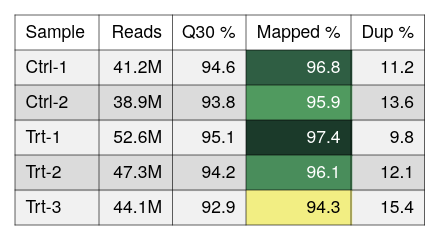

Vega-Lite specification for this chart:
### Vega-Lite specification from a JSON file in a GitHub repository (floating-point values rounded to 4 significant figures)
{"background": null, "config": {"arc": {"fill": "#DBDBDB", "fillOpacity": 1.0, "innerRadius": 25.0, "padAngle": 0.03, "stroke": "black", "strokeOpacity": 1, "strokeWidth": 0.25}, "area": {"fill": "#DBDBDB", "fillOpacity": 1.0, "stroke": "black", "strokeOpacity": 1, "strokeWidth": 0.25}, "axis": {"domain": true, "domainCap": "round", "domainColor": "black", "domainWidth": 0.25, "grid": false, "gridCap": "round", "gridColor": "#F1F1F1", "gridDash": [0, 0], "gridOpacity": 1.0, "gridWidth": 0.25, "labelColor": "black", "labelFont": "Helvetica Neue, HelveticaNeue, Helvetica, Arial, sans-serif", "labelFontSize": 7, "labelFontStyle": "normal", "labelFontWeight": 400, "offset": 4.5, "ticks": true, "tickCap": "round", "tickColor": "black", "tickRound": false, "tickSize": 3, "tickWidth": 0.25, "titleColor": "black", "titleFont": "Helvetica Neue, HelveticaNeue, Helvetica, Arial, sans-serif", "titleFontSize": 7, "titleFontStyle": "normal", "titleFontWeight": 400}, "axisX": {"domain": true, "labelAlign": "center", "labelAngle": 0, "labels": true, "ticks": true, "translate": 0}, "axisY": {"domain": true, "labelAlign": "right", "labelAngle": 0, "labels": true, "ticks": true, "translate": 0}, "axisRight": {"domain": true, "labelAlign": "left", "labelAngle": 0, "labels": true, "ticks": true, "translate": 0}, "axisTop": {"domain": true, "labelAlign": "center", "labelAngle": 0, "labels": true, "ticks": true, "translate": 0}, "axisBand": {"tickOffset": 0}, "bar": {"fill": "#DBDBDB", "fillOpacity": 1.0, "stroke": "black", "strokeOpacity": 1, "strokeWidth": 0.25}, "boxplot": {"size": 9.0, "ticks": {"cornerRadius": 0.25, "fill": "black", "opacity": 1, "size": 4.5, "thickness": 0.25}, "box": {"fillOpacity": 1.0, "stroke": "black", "strokeOpacity": 1, "strokeWidth": 0.25}, "median": {"cornerRadius": 0, "fill": "black", "fillOpacity": 1.0, "opacity": 1, "size": 9.0, "thickness": 0.25}, "rule": {"fill": "black", "fillOpacity": 1.0, "size": 10.0, "stroke": "black", "strokeDash": [0, 0], "strokeOpacity": 1, "strokeWidth": 0.25}, "outliers": {"color": "black", "fill": "black", "fillOpacity": 1.0, "size": 0, "stroke": "black", "strokeOpacity": 1, "strokeWidth": 0.25}}, "circle": {"fill": "black", "fillOpacity": 1.0, "size": 1.25, "stroke": null, "strokeOpacity": 1, "strokeWidth": 0.25}, "errorband": {"band": {"fillOpacity": 0.6, "stroke": null, "strokeWidth": 0.25, "strokeOpacity": 1}, "borders": {"opacity": 0, "strokeOpacity": 0.25, "strokeWidth": 1}}, "errorbar": {"opacity": 1, "rule": {"strokeDash": [0, 0], "strokeWidth": 0.25}, "ticks": {"color": "black", "cornerRadius": 0.125, "opacity": 1, "size": 6.0, "thickness": 0.25}, "thickness": 0.25}, "font": "Helvetica Neue, HelveticaNeue, Helvetica, Arial, sans-serif", "geoshape": {"fill": "#DBDBDB", "fillOpacity": 1.0, "stroke": "black", "strokeOpacity": 1, "strokeWidth": 0.25}, "header": {"labelColor": "black", "labelFont": "Helvetica Neue, HelveticaNeue, Helvetica, Arial, sans-serif", "labelFontSize": 7, "labelFontStyle": "normal", "labelFontWeight": 400, "titleColor": "black", "titleFont": "Helvetica Neue, HelveticaNeue, Helvetica, Arial, sans-serif", "titleFontSize": 7, "titleFontStyle": "normal", "titleFontWeight": 400, "titlePadding": 0}, "legend": {"disable": false, "offset": 4.5, "titlePadding": 4, "labelOffset": 2, "gradientLabelOffset": 2, "gradientLength": 50.0, "gradientThickness": 5.0, "gradientOpacity": 1.0, "gradientStrokeColor": "black", "gradientStrokeWidth": 0.25, "labelColor": "black", "labelFont": "Helvetica Neue, HelveticaNeue, Helvetica, Arial, sans-serif", "labelFontSize": 7, "labelFontStyle": "normal", "labelFontWeight": 400, "strokeColor": "black", "strokeWidth": 0, "symbolSize": 42, "symbolStrokeColor": "black", "symbolStrokeWidth": 0.25, "titleColor": "black", "titleFont": "Helvetica Neue, HelveticaNeue, Helvetica, Arial, sans-serif", "titleFontSize": 7, "titleFontStyle": "normal", "titleFontWeight": 400}, "line": {"color": "black", "stroke": "black", "strokeCap": "butt", "strokeDash": [0, 0], "strokeOpacity": 1, "strokeWidth": 0.5}, "point": {"filled": true, "fill": "#DBDBDB", "fillOpacity": 1.0, "size": 5.0, "stroke": "black", "strokeOpacity": 1, "strokeWidth": 0.25}, "range": {"category": ["#5CA7B1", "#B7D0EE", "#B7B3E4", "#B3DAB5", "#F5E1B3", "#3D727B", "#809DC7", "#867DAC", "#80A988", "#CBB17A", "#204148", "#546B94", "#584C77", "#507B5F", "#9D824D"], "diverging": {"scheme": ["#6F572A", "#876E43", "#9E875F", "#B5A17F", "#CABBA2", "#DCD6CC", "#F4F1E9", "#C9D7DA", "#9DBFC6", "#78A5AF", "#558B96", "#36717C", "#1A5762"]}, "heatmap": {"scheme": ["#32022B", "#43044D", "#4C196E", "#4D338C", "#484DA6", "#3A68BB", "#1D83CA", "#1D9CCB", "#23B5C9", "#28CDC5", "#4DE0B4", "#91EE9F"]}, "ordinal": {"scheme": ["#F1F1F1", "#DBDBDB", "#C6C6C6", "#B2B2B2", "#9D9D9D", "#898989", "#767676", "#636363", "#515151", "#404040", "#2F2F2F", "#1F1F1F"]}, "ramp": {"scheme": ["#32022B", "#43044D", "#4C196E", "#4D338C", "#484DA6", "#3A68BB", "#1D83CA", "#1D9CCB", "#23B5C9", "#28CDC5", "#4DE0B4", "#91EE9F"]}}, "rule": {"color": "black", "stroke": "black", "strokeCap": "round", "strokeDash": [2, 2], "strokeOpacity": 1, "strokeWidth": 0.25}, "scale": {"bandPaddingInner": 0.1, "bandPaddingOuter": 0.1, "round": false}, "rect": {"fill": "#DBDBDB", "fillOpacity": 1.0, "stroke": "black", "strokeOpacity": 1, "strokeWidth": 0.25}, "square": {"fill": "#DBDBDB", "fillOpacity": 1.0, "size": 10.0, "stroke": "black", "strokeOpacity": 1, "strokeWidth": 0.25}, "text": {"color": "black", "font": "Helvetica Neue, HelveticaNeue, Helvetica, Arial, sans-serif", "fontSize": 7, "fontStyle": "normal", "fontWeight": 400}, "tick": {"color": "black", "cornerRadius": 0.125, "opacity": 1.0, "size": 9.0, "thickness": 0.25}, "title": {"anchor": "middle", "frame": "group", "color": "black", "font": "Helvetica Neue, HelveticaNeue, Helvetica, Arial, sans-serif", "fontSize": 7, "fontStyle": "normal", "fontWeight": 400, "subtitleColor": "black", "subtitleFont": "Helvetica Neue, HelveticaNeue, Helvetica, Arial, sans-serif", "subtitleFontSize": "Helvetica Neue, HelveticaNeue, Helvetica, Arial, sans-serif", "subtitleFontStyle": "normal", "subtitleFontWeight": 400}, "trail": {"color": "black", "opacity": 1, "size": 0.5}, "view": {"continuousWidth": 100, "continuousHeight": 100, "discreteWidth": 100, "discreteHeight": 100, "fill": null, "stroke": null, "strokeWidth": 0.25}}, "layer": [{"data": {"name": "data-91056f8938c756990760b3ee3ffbadab"}, "mark": {"type": "rect", "fill": "#F1F1F1", "stroke": null, "strokeWidth": 0}, "encoding": {"x": {"value": 0}, "x2": {"value": 34.1}, "y": {"axis": null, "field": "__ytop", "scale": {"domain": [0, 84], "nice": false, "range": [0, 84], "zero": false}, "type": "quantitative"}, "y2": {"field": "__ybot"}}, "transform": [{"window": [{"op": "row_number", "field": "", "as": "__rowidx"}]}, {"calculate": "14 + (datum.__rowidx - 1) * 14", "as": "__ytop"}, {"calculate": "min(14 + datum.__rowidx * 14 + 0.5, 84)", "as": "__ybot"}, {"calculate": "14 + (datum.__rowidx - 0.5) * 14", "as": "__ymid"}, {"filter": "(datum.__rowidx - 1) % 2 == 0"}]}, {"data": {"name": "data-91056f8938c756990760b3ee3ffbadab"}, "mark": {"type": "rect", "fill": "#DBDBDB", "stroke": null, "strokeWidth": 0}, "encoding": {"x": {"value": 0}, "x2": {"value": 34.1}, "y": {"axis": null, "field": "__ytop", "scale": {"domain": [0, 84], "nice": false, "range": [0, 84], "zero": false}, "type": "quantitative"}, "y2": {"field": "__ybot"}}, "transform": [{"window": [{"op": "row_number", "field": "", "as": "__rowidx"}]}, {"calculate": "14 + (datum.__rowidx - 1) * 14", "as": "__ytop"}, {"calculate": "min(14 + datum.__rowidx * 14 + 0.5, 84)", "as": "__ybot"}, {"calculate": "14 + (datum.__rowidx - 0.5) * 14", "as": "__ymid"}, {"filter": "(datum.__rowidx - 1) % 2 == 1"}]}, {"data": {"name": "data-91056f8938c756990760b3ee3ffbadab"}, "mark": {"type": "rect", "fill": "#F1F1F1", "stroke": null, "strokeWidth": 0}, "encoding": {"x": {"value": 33.6}, "x2": {"value": 63.5}, "y": {"axis": null, "field": "__ytop", "scale": {"domain": [0, 84], "nice": false, "range": [0, 84], "zero": false}, "type": "quantitative"}, "y2": {"field": "__ybot"}}, "transform": [{"window": [{"op": "row_number", "field": "", "as": "__rowidx"}]}, {"calculate": "14 + (datum.__rowidx - 1) * 14", "as": "__ytop"}, {"calculate": "min(14 + datum.__rowidx * 14 + 0.5, 84)", "as": "__ybot"}, {"calculate": "14 + (datum.__rowidx - 0.5) * 14", "as": "__ymid"}, {"filter": "(datum.__rowidx - 1) % 2 == 0"}]}, {"data": {"name": "data-91056f8938c756990760b3ee3ffbadab"}, "mark": {"type": "rect", "fill": "#DBDBDB", "stroke": null, "strokeWidth": 0}, "encoding": {"x": {"value": 33.6}, "x2": {"value": 63.5}, "y": {"axis": null, "field": "__ytop", "scale": {"domain": [0, 84], "nice": false, "range": [0, 84], "zero": false}, "type": "quantitative"}, "y2": {"field": "__ybot"}}, "transform": [{"window": [{"op": "row_number", "field": "", "as": "__rowidx"}]}, {"calculate": "14 + (datum.__rowidx - 1) * 14", "as": "__ytop"}, {"calculate": "min(14 + datum.__rowidx * 14 + 0.5, 84)", "as": "__ybot"}, {"calculate": "14 + (datum.__rowidx - 0.5) * 14", "as": "__ymid"}, {"filter": "(datum.__rowidx - 1) % 2 == 1"}]}, {"data": {"name": "data-91056f8938c756990760b3ee3ffbadab"}, "mark": {"type": "rect", "fill": "#F1F1F1", "stroke": null, "strokeWidth": 0}, "encoding": {"x": {"value": 63.0}, "x2": {"value": 92.9}, "y": {"axis": null, "field": "__ytop", "scale": {"domain": [0, 84], "nice": false, "range": [0, 84], "zero": false}, "type": "quantitative"}, "y2": {"field": "__ybot"}}, "transform": [{"window": [{"op": "row_number", "field": "", "as": "__rowidx"}]}, {"calculate": "14 + (datum.__rowidx - 1) * 14", "as": "__ytop"}, {"calculate": "min(14 + datum.__rowidx * 14 + 0.5, 84)", "as": "__ybot"}, {"calculate": "14 + (datum.__rowidx - 0.5) * 14", "as": "__ymid"}, {"filter": "(datum.__rowidx - 1) % 2 == 0"}]}, {"data": {"name": "data-91056f8938c756990760b3ee3ffbadab"}, "mark": {"type": "rect", "fill": "#DBDBDB", "stroke": null, "strokeWidth": 0}, "encoding": {"x": {"value": 63.0}, "x2": {"value": 92.9}, "y": {"axis": null, "field": "__ytop", "scale": {"domain": [0, 84], "nice": false, "range": [0, 84], "zero": false}, "type": "quantitative"}, "y2": {"field": "__ybot"}}, "transform": [{"window": [{"op": "row_number", "field": "", "as": "__rowidx"}]}, {"calculate": "14 + (datum.__rowidx - 1) * 14", "as": "__ytop"}, {"calculate": "min(14 + datum.__rowidx * 14 + 0.5, 84)", "as": "__ybot"}, {"calculate": "14 + (datum.__rowidx - 0.5) * 14", "as": "__ymid"}, {"filter": "(datum.__rowidx - 1) % 2 == 1"}]}, {"data": {"name": "data-91056f8938c756990760b3ee3ffbadab"}, "mark": {"type": "rect", "fill": "#F1F1F1", "stroke": null, "strokeWidth": 0}, "encoding": {"x": {"value": 92.4}, "x2": {"value": 134.9}, "y": {"axis": null, "field": "__ytop", "scale": {"domain": [0, 84], "nice": false, "range": [0, 84], "zero": false}, "type": "quantitative"}, "y2": {"field": "__ybot"}}, "transform": [{"window": [{"op": "row_number", "field": "", "as": "__rowidx"}]}, {"calculate": "14 + (datum.__rowidx - 1) * 14", "as": "__ytop"}, {"calculate": "min(14 + datum.__rowidx * 14 + 0.5, 84)", "as": "__ybot"}, {"calculate": "14 + (datum.__rowidx - 0.5) * 14", "as": "__ymid"}, {"filter": "(datum.__rowidx - 1) % 2 == 0"}]}, {"data": {"name": "data-91056f8938c756990760b3ee3ffbadab"}, "mark": {"type": "rect", "fill": "#DBDBDB", "stroke": null, "strokeWidth": 0}, "encoding": {"x": {"value": 92.4}, "x2": {"value": 134.9}, "y": {"axis": null, "field": "__ytop", "scale": {"domain": [0, 84], "nice": false, "range": [0, 84], "zero": false}, "type": "quantitative"}, "y2": {"field": "__ybot"}}, "transform": [{"window": [{"op": "row_number", "field": "", "as": "__rowidx"}]}, {"calculate": "14 + (datum.__rowidx - 1) * 14", "as": "__ytop"}, {"calculate": "min(14 + datum.__rowidx * 14 + 0.5, 84)", "as": "__ybot"}, {"calculate": "14 + (datum.__rowidx - 0.5) * 14", "as": "__ymid"}, {"filter": "(datum.__rowidx - 1) % 2 == 1"}]}, {"data": {"name": "data-91056f8938c756990760b3ee3ffbadab"}, "mark": {"type": "rect", "fill": "#F1F1F1", "stroke": null, "strokeWidth": 0}, "encoding": {"x": {"value": 134.4}, "x2": {"value": 163.8}, "y": {"axis": null, "field": "__ytop", "scale": {"domain": [0, 84], "nice": false, "range": [0, 84], "zero": false}, "type": "quantitative"}, "y2": {"field": "__ybot"}}, "transform": [{"window": [{"op": "row_number", "field": "", "as": "__rowidx"}]}, {"calculate": "14 + (datum.__rowidx - 1) * 14", "as": "__ytop"}, {"calculate": "min(14 + datum.__rowidx * 14 + 0.5, 84)", "as": "__ybot"}, {"calculate": "14 + (datum.__rowidx - 0.5) * 14", "as": "__ymid"}, {"filter": "(datum.__rowidx - 1) % 2 == 0"}]}, {"data": {"name": "data-91056f8938c756990760b3ee3ffbadab"}, "mark": {"type": "rect", "fill": "#DBDBDB", "stroke": null, "strokeWidth": 0}, "encoding": {"x": {"value": 134.4}, "x2": {"value": 163.8}, "y": {"axis": null, "field": "__ytop", "scale": {"domain": [0, 84], "nice": false, "range": [0, 84], "zero": false}, "type": "quantitative"}, "y2": {"field": "__ybot"}}, "transform": [{"window": [{"op": "row_number", "field": "", "as": "__rowidx"}]}, {"calculate": "14 + (datum.__rowidx - 1) * 14", "as": "__ytop"}, {"calculate": "min(14 + datum.__rowidx * 14 + 0.5, 84)", "as": "__ybot"}, {"calculate": "14 + (datum.__rowidx - 0.5) * 14", "as": "__ymid"}, {"filter": "(datum.__rowidx - 1) % 2 == 1"}]}, {"data": {"name": "data-91056f8938c756990760b3ee3ffbadab"}, "mark": {"type": "rect", "stroke": null, "strokeWidth": 0}, "encoding": {"color": {"field": "mapped", "legend": null, "scale": {"domain": [94.3, 97.4], "range": ["#F2EE83", "#CEE37A", "#ACD770", "#8AC867", "#68B961", "#58A761", "#4D945E", "#438156", "#396E4D", "#2E5C42", "#244B36", "#1B3A2A"]}, "type": "quantitative"}, "x": {"value": 92.4}, "x2": {"value": 134.9}, "y": {"axis": null, "field": "__ytop", "scale": {"domain": [0, 84], "nice": false, "range": [0, 84], "zero": false}, "type": "quantitative"}, "y2": {"field": "__ybot"}}, "transform": [{"window": [{"op": "row_number", "field": "", "as": "__rowidx"}]}, {"calculate": "14 + (datum.__rowidx - 1) * 14", "as": "__ytop"}, {"calculate": "min(14 + datum.__rowidx * 14 + 0.5, 84)", "as": "__ybot"}, {"calculate": "14 + (datum.__rowidx - 0.5) * 14", "as": "__ymid"}]}, {"data": {"values": [{"__dysonsphere__": 1}]}, "mark": {"type": "rule", "color": "black", "strokeDash": [0, 0], "strokeWidth": 0.25}, "encoding": {"x": {"value": 0}, "x2": {"value": 163.8}, "y": {"value": 14}}}, {"data": {"values": [{"__dysonsphere__": 1}]}, "mark": {"type": "rule", "color": "black", "strokeDash": [0, 0], "strokeWidth": 0.25}, "encoding": {"x": {"value": 0}, "x2": {"value": 163.8}, "y": {"value": 28}}}, {"data": {"values": [{"__dysonsphere__": 1}]}, "mark": {"type": "rule", "color": "black", "strokeDash": [0, 0], "strokeWidth": 0.25}, "encoding": {"x": {"value": 0}, "x2": {"value": 163.8}, "y": {"value": 42}}}, {"data": {"values": [{"__dysonsphere__": 1}]}, "mark": {"type": "rule", "color": "black", "strokeDash": [0, 0], "strokeWidth": 0.25}, "encoding": {"x": {"value": 0}, "x2": {"value": 163.8}, "y": {"value": 56}}}, {"data": {"values": [{"__dysonsphere__": 1}]}, "mark": {"type": "rule", "color": "black", "strokeDash": [0, 0], "strokeWidth": 0.25}, "encoding": {"x": {"value": 0}, "x2": {"value": 163.8}, "y": {"value": 70}}}, {"data": {"values": [{"__dysonsphere__": 1}]}, "mark": {"type": "rule", "color": "black", "strokeDash": [0, 0], "strokeWidth": 0.25}, "encoding": {"x": {"value": 33.6}, "y": {"value": 0}, "y2": {"value": 84}}}, {"data": {"values": [{"__dysonsphere__": 1}]}, "mark": {"type": "rule", "color": "black", "strokeDash": [0, 0], "strokeWidth": 0.25}, "encoding": {"x": {"value": 63.0}, "y": {"value": 0}, "y2": {"value": 84}}}, {"data": {"values": [{"__dysonsphere__": 1}]}, "mark": {"type": "rule", "color": "black", "strokeDash": [0, 0], "strokeWidth": 0.25}, "encoding": {"x": {"value": 92.4}, "y": {"value": 0}, "y2": {"value": 84}}}, {"data": {"values": [{"__dysonsphere__": 1}]}, "mark": {"type": "rule", "color": "black", "strokeDash": [0, 0], "strokeWidth": 0.25}, "encoding": {"x": {"value": 134.4}, "y": {"value": 0}, "y2": {"value": 84}}}, {"data": {"values": [{"__dysonsphere__": 1}]}, "mark": {"type": "rule", "color": "black", "strokeDash": [0, 0], "strokeWidth": 0.25}, "encoding": {"x": {"value": 0}, "x2": {"value": 163.8}, "y": {"value": 0}}}, {"data": {"values": [{"__dysonsphere__": 1}]}, "mark": {"type": "rule", "color": "black", "strokeDash": [0, 0], "strokeWidth": 0.25}, "encoding": {"x": {"value": 0}, "x2": {"value": 163.8}, "y": {"value": 84}}}, {"data": {"values": [{"__dysonsphere__": 1}]}, "mark": {"type": "rule", "color": "black", "strokeDash": [0, 0], "strokeWidth": 0.25}, "encoding": {"x": {"value": 0}, "y": {"value": 0}, "y2": {"value": 84}}}, {"data": {"values": [{"__dysonsphere__": 1}]}, "mark": {"type": "rule", "color": "black", "strokeDash": [0, 0], "strokeWidth": 0.25}, "encoding": {"x": {"value": 163.8}, "y": {"value": 0}, "y2": {"value": 84}}}, {"data": {"name": "data-91056f8938c756990760b3ee3ffbadab"}, "mark": {"type": "text", "align": "left", "baseline": "middle", "fontSize": 7}, "encoding": {"text": {"field": "sample", "type": "nominal"}, "x": {"value": 4.2}, "y": {"axis": null, "field": "__ymid", "scale": {"domain": [0, 84], "nice": false, "range": [0, 84], "zero": false}, "type": "quantitative"}}, "transform": [{"window": [{"op": "row_number", "field": "", "as": "__rowidx"}]}, {"calculate": "14 + (datum.__rowidx - 1) * 14", "as": "__ytop"}, {"calculate": "min(14 + datum.__rowidx * 14 + 0.5, 84)", "as": "__ybot"}, {"calculate": "14 + (datum.__rowidx - 0.5) * 14", "as": "__ymid"}]}, {"data": {"name": "data-91056f8938c756990760b3ee3ffbadab"}, "mark": {"type": "text", "align": "right", "baseline": "middle", "fontSize": 7}, "encoding": {"text": {"field": "reads", "format": "~s", "type": "quantitative"}, "x": {"value": 58.8}, "y": {"axis": null, "field": "__ymid", "scale": {"domain": [0, 84], "nice": false, "range": [0, 84], "zero": false}, "type": "quantitative"}}, "transform": [{"window": [{"op": "row_number", "field": "", "as": "__rowidx"}]}, {"calculate": "14 + (datum.__rowidx - 1) * 14", "as": "__ytop"}, {"calculate": "min(14 + datum.__rowidx * 14 + 0.5, 84)", "as": "__ybot"}, {"calculate": "14 + (datum.__rowidx - 0.5) * 14", "as": "__ymid"}]}, {"data": {"name": "data-91056f8938c756990760b3ee3ffbadab"}, "mark": {"type": "text", "align": "right", "baseline": "middle", "fontSize": 7}, "encoding": {"text": {"field": "q30", "format": ".1f", "type": "quantitative"}, "x": {"value": 88.2}, "y": {"axis": null, "field": "__ymid", "scale": {"domain": [0, 84], "nice": false, "range": [0, 84], "zero": false}, "type": "quantitative"}}, "transform": [{"window": [{"op": "row_number", "field": "", "as": "__rowidx"}]}, {"calculate": "14 + (datum.__rowidx - 1) * 14", "as": "__ytop"}, {"calculate": "min(14 + datum.__rowidx * 14 + 0.5, 84)", "as": "__ybot"}, {"calculate": "14 + (datum.__rowidx - 0.5) * 14", "as": "__ymid"}]}, {"data": {"name": "data-91056f8938c756990760b3ee3ffbadab"}, "mark": {"type": "text", "align": "right", "baseline": "middle", "fontSize": 7}, "encoding": {"color": {"field": "__tc_3", "scale": null, "type": "nominal"}, "text": {"field": "mapped", "format": ".1f", "type": "quantitative"}, "x": {"value": 130.2}, "y": {"axis": null, "field": "__ymid", "scale": {"domain": [0, 84], "nice": false, "range": [0, 84], "zero": false}, "type": "quantitative"}}, "transform": [{"window": [{"op": "row_number", "field": "", "as": "__rowidx"}]}, {"calculate": "14 + (datum.__rowidx - 1) * 14", "as": "__ytop"}, {"calculate": "min(14 + datum.__rowidx * 14 + 0.5, 84)", "as": "__ybot"}, {"calculate": "14 + (datum.__rowidx - 0.5) * 14", "as": "__ymid"}, {"calculate": "datum['mapped'] < 95.28636363636363 ? 'black' : 'white'", "as": "__tc_3"}]}, {"data": {"name": "data-91056f8938c756990760b3ee3ffbadab"}, "mark": {"type": "text", "align": "right", "baseline": "middle", "fontSize": 7}, "encoding": {"text": {"field": "dup", "format": ".1f", "type": "quantitative"}, "x": {"value": 159.6}, "y": {"axis": null, "field": "__ymid", "scale": {"domain": [0, 84], "nice": false, "range": [0, 84], "zero": false}, "type": "quantitative"}}, "transform": [{"window": [{"op": "row_number", "field": "", "as": "__rowidx"}]}, {"calculate": "14 + (datum.__rowidx - 1) * 14", "as": "__ytop"}, {"calculate": "min(14 + datum.__rowidx * 14 + 0.5, 84)", "as": "__ybot"}, {"calculate": "14 + (datum.__rowidx - 0.5) * 14", "as": "__ymid"}]}, {"data": {"values": [{"__dysonsphere__": 1}]}, "mark": {"type": "text", "align": "left", "baseline": "middle", "fontSize": 7, "fontStyle": "bold"}, "encoding": {"text": {"value": "Sample"}, "x": {"value": 4.2}, "y": {"value": 7.0}}}, {"data": {"values": [{"__dysonsphere__": 1}]}, "mark": {"type": "text", "align": "right", "baseline": "middle", "fontSize": 7, "fontStyle": "bold"}, "encoding": {"text": {"value": "Reads"}, "x": {"value": 58.8}, "y": {"value": 7.0}}}, {"data": {"values": [{"__dysonsphere__": 1}]}, "mark": {"type": "text", "align": "right", "baseline": "middle", "fontSize": 7, "fontStyle": "bold"}, "encoding": {"text": {"value": "Q30 %"}, "x": {"value": 88.2}, "y": {"value": 7.0}}}, {"data": {"values": [{"__dysonsphere__": 1}]}, "mark": {"type": "text", "align": "right", "baseline": "middle", "fontSize": 7, "fontStyle": "bold"}, "encoding": {"text": {"value": "Mapped %"}, "x": {"value": 130.2}, "y": {"value": 7.0}}}, {"data": {"values": [{"__dysonsphere__": 1}]}, "mark": {"type": "text", "align": "right", "baseline": "middle", "fontSize": 7, "fontStyle": "bold"}, "encoding": {"text": {"value": "Dup %"}, "x": {"value": 159.6}, "y": {"value": 7.0}}}], "height": 84, "resolve": {"scale": {"color": "independent"}}, "view": {"fill": null, "stroke": null}, "width": 163.8, "$schema": "https://vega.github.io/schema/vega-lite/v6.4.1.json", "datasets": {"data-91056f8938c756990760b3ee3ffbadab": [{"sample": "Ctrl-1", "reads": 41200000, "q30": 94.6, "mapped": 96.8, "dup": 11.2}, {"sample": "Ctrl-2", "reads": 38900000, "q30": 93.8, "mapped": 95.9, "dup": 13.6}, {"sample": "Trt-1", "reads": 52600000, "q30": 95.1, "mapped": 97.4, "dup": 9.8}, {"sample": "Trt-2", "reads": 47300000, "q30": 94.2, "mapped": 96.1, "dup": 12.1}, {"sample": "Trt-3", "reads": 44100000, "q30": 92.9, "mapped": 94.3, "dup": 15.4}]}}
